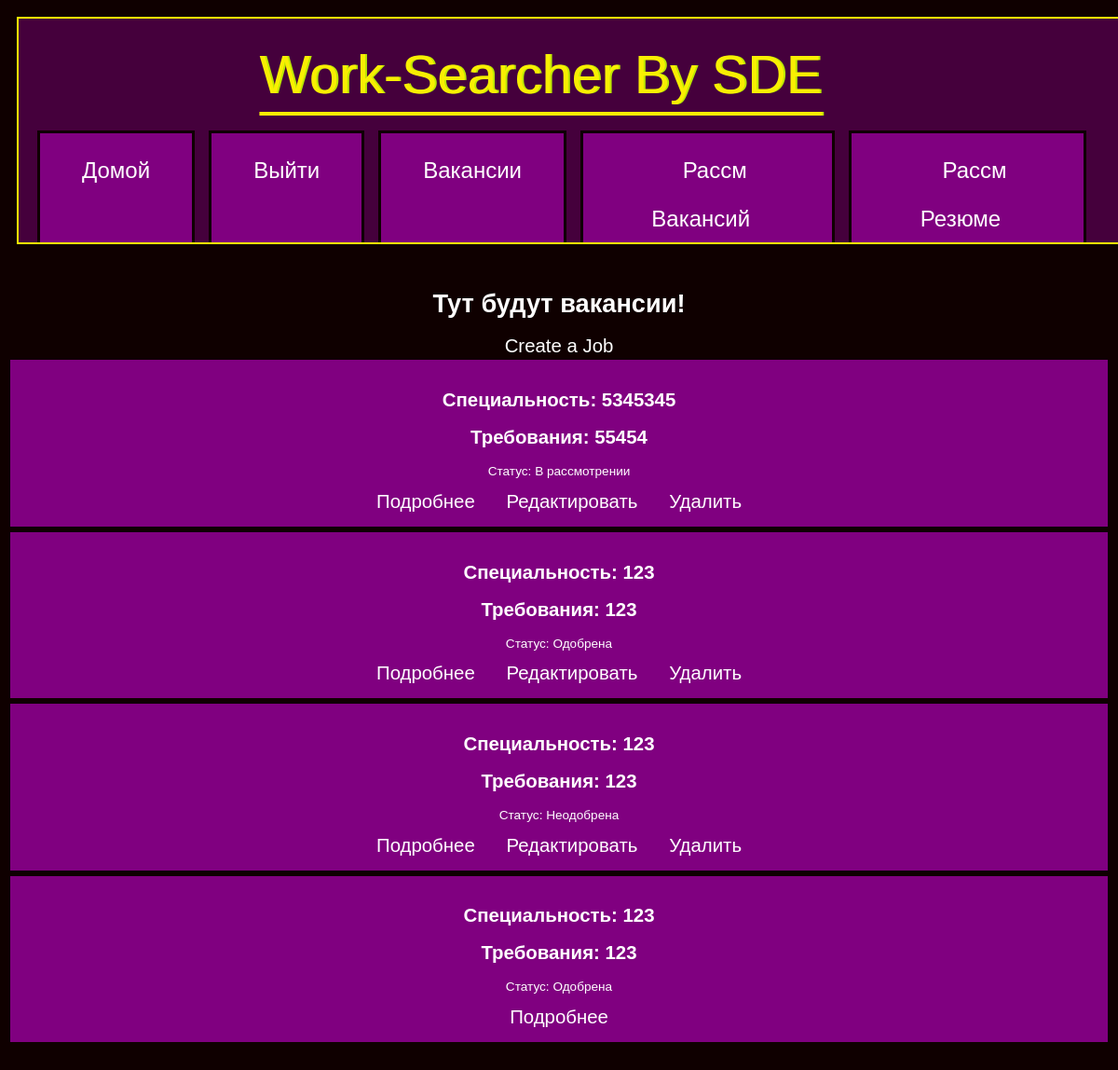
Screenshot of /jobs (signed in) with the database file from the repository.
### Model/models.py (models this page shows)
class Job(db.Model):
    id = db.Column(db.Integer, primary_key=True)
    title = db.Column(db.String(300), nullable=False)
    description = db.Column(db.Text, nullable=False)
    requirements = db.Column(db.String(200))
    image_filename = db.Column(db.String(300))
    user_id = db.Column(db.Integer, db.ForeignKey('user.id'), nullable=False)
    user = db.relationship('User', backref=db.backref('jobs', lazy=True))
    status = db.Column(db.Boolean, nullable=True)

### Controller/CZN.py (the view, shortened to what this page needs)
@CZN.route("/jobs", methods=['GET', 'POST'])
def jobs():
        if current_user.is_authenticated:
            selected_region = Region.query.get(current_user.region_id)
            if current_user.is_authenticated:
                if current_user.is_admin:
                    jobs = Job.query.all()
                else:
                    jobs = Job.query.filter_by(status=True).all()
            return render_template('jobs.html', jobs=reversed(jobs), selected_region=selected_region)

### app.py (called while the page is built)
@login_manager.user_loader
def load_user(user_id):
    return User.query.get(int(user_id))

### templates/jobs.html (shortened to what this page needs)
{% extends "base.html" %}
{% block content %}
    <h1>Тут будут вакансии!</h1>
    {% if current_user.is_authenticated %}
        {% if current_user.employer_status %}
            <a href="{{ url_for('job.create_job') }}">Create a Job</a>
        {% endif %}
    {% endif %}
    {% if jobs %}
        <ul>
            {% for job in jobs %}
                <li class="job">
                    <div class="job-container">
                        <h2 class="float-left">Специальность: {{ job.title }}</h2>
                        <h2 class="float-left"> Требования: {{ job.requirements }}</h2>
                       <p>Статус: {% if job.status==None %}В рассмотрении{% elif job.status %}Одобрена{% else %}Неодобрена{% endif %}</p>
                        <a href="{{ url_for('job.show_job', job_id=job.id) }}">Подробнее</a>
                        {% if current_user.is_authenticated and job.user_id == current_user.id %}
                            <a href="{{ url_for('job.edit_job', job_id=job.id) }}">Редактировать</a>
                            <a href="{{ url_for('job.delete_job', job_id=job.id) }}">Удалить</a>
                        {% endif %}
                    </div>
                </li>
            {% endfor %}
        </ul>
    {% else %}
        <p>No jobs available for the selected region.</p>
    {% endif %}
{% endblock %}

### static/styles.css (style rules this page uses)
html { height:100%; }
body { background: #0f0000; color : #ffffff; font-family: "helterskelter", sans-serif; -webkit-background-size: cover; }
a { text-decoration: none; color: #ffffff; font-size: 150%; padding: 15px; }
ul { list-style-type: none; margin: 0; padding: 0; }
li { background: #800080; padding-top: 15px; padding-bottom: 15px; padding-right: 30px; padding-left: 30px; border: medium solid #0f0000; }

### rows the page displays
Job: title "5345345", requirements "55454", shows "В рассмотрении"
Job: title "123", requirements "123", status "Одобрена"
Job: title "123", requirements "123", status "Неодобрена"
Job: title "123", requirements "123", status "Одобрена"
